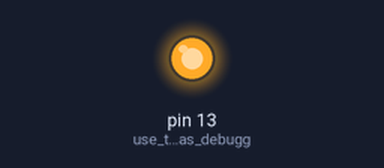
The sketch below on a simulated Arduino Uno, built with avr-gcc and run on an emulated ATmega328P. Parts: output pins drawn as LEDs (lit = HIGH).

Above: at 0.1 s.
Timing chart, 0 to 1.6 s (numbered marks = the images above):
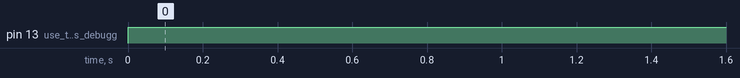

Measured:
- by itself, pin 13 (use_the_p13_LED_as_debugg): LOW → HIGH at 0.00 s

The sketch:

mcp_test.ino
```cpp
#include <Wire.h>
#include "Adafruit_MCP23017.h"

// Basic pin reading and pullup test for the MCP23017 I/O expander
// public domain!

// Connect pin #12 of the expander to Analog 5 (i2c clock)
// Connect pin #13 of the expander to Analog 4 (i2c data)
// Connect pins #15, 16 and 17 of the expander to ground (address selection)
// Connect pin #9 of the expander to 5V (power)
// Connect pin #10 of the expander to ground (common ground)
// Connect pin #18 through a ~10kohm resistor to 5V (reset pin, active low)

// Input #0 is on pin 21 so connect a button or switch from there to ground

Adafruit_MCP23017 mcp;
byte mcpPin = 0;

void setup() {
  mcp.begin();      // use default address 0

  mcp.pinMode(0, INPUT);
  mcp.pullUp(0, HIGH);  // turn on a 100K pullup internally
  pinMode(13, OUTPUT);  // use the p13 LED as debugging
}


void loop() {
  // The LED will 'echo' the button
   Serial.println(mcp.digitalRead(mcpPin));
  digitalWrite(13, mcp.digitalRead(0));
}
```
